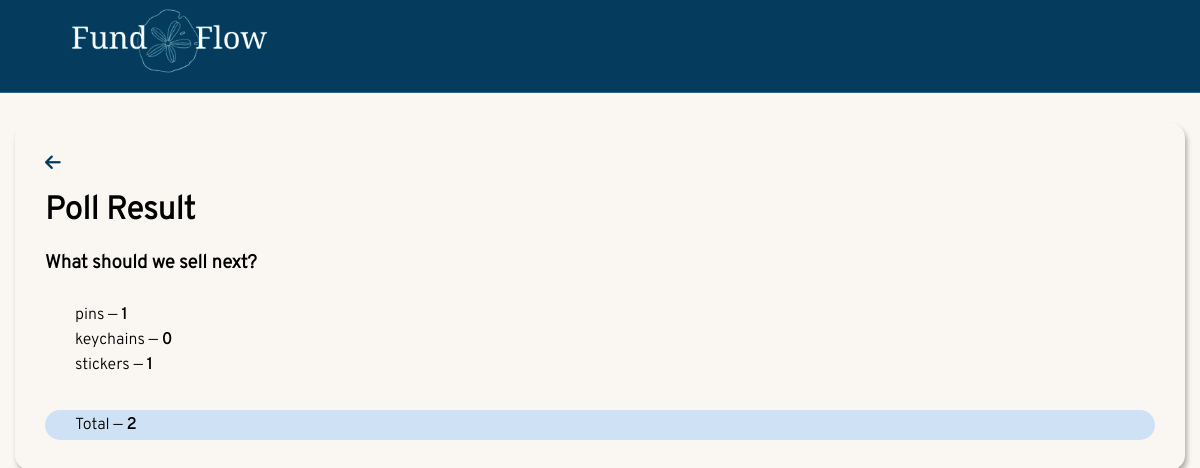
Page /resultspoll/3 on the earlier database version.
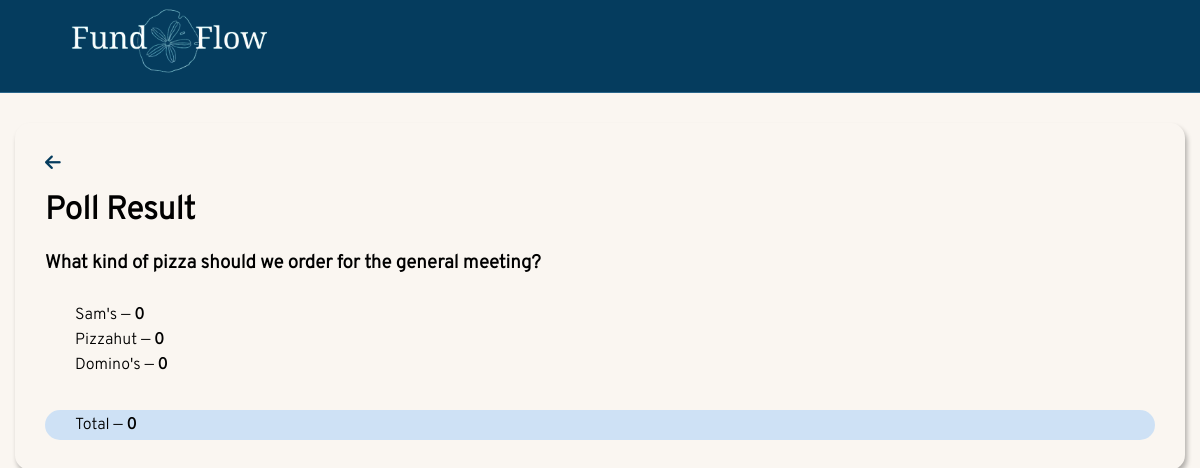
Same page on the later database version.
### FundFlow/models.py (models this page shows)
class Poll(models.Model):
    question = models.TextField()
    option_one = models.CharField(max_length=50)
    option_two = models.CharField(max_length=50)
    option_three = models.CharField(max_length=50)
    option_one_count = models.IntegerField(default=0)
    option_two_count = models.IntegerField(default=0)
    option_three_count = models.IntegerField(default=0)
    pub_date = models.DateTimeField()
    expiration_date = models.DateTimeField()
    organization = models.ForeignKey(
        'Organization',
        on_delete=models.CASCADE,
        related_name='polls',
        null=True  # Make it nullable for existing records
    )
    created_by = models.ForeignKey(
        User,
        on_delete=models.CASCADE,
        related_name='created_polls',
        null=True
    )
    def total(self):
        return self.option_one_count + self.option_two_count + self.option_three_count

### FundFlow/views.py (the view)
# urls.py: path('resultspoll/<poll_id>', views.resultsPoll_view, name='resultsPoll'),
def resultsPoll_view(request, poll_id):
    poll = Poll.objects.get(pk=poll_id)
    context = {
        'poll' : poll
    }
    template = loader.get_template('voting/resultsPoll.html')
    return HttpResponse(template.render(context, request))

### FundFlow/templates/voting/resultsPoll.html (shortened to what this page needs)
{% extends 'base.html' %}
{% block content %}
<div class="voting-row">
    <div class="col-lg-8 col-lg-offset-2">
        <div class="panel results-panel-default">
            <a href="{% url 'voting' %}"><i class="fa-solid fa-arrow-left vote-go-back" ></i></a>
            <div class="panel-heading">
                <h3 class="panel-title">Poll Result</h3>
            </div>
            <div class="panel-body">
                <h3>{{ poll.question }}</h3>
            </div>
            <ul class="results-list-group">
                <li class="results-list-group-item">{{ poll.option_one }} &mdash; <strong>{{ poll.option_one_count }}</strong></li>
                <li class="results-list-group-item">{{ poll.option_two }} &mdash; <strong>{{ poll.option_two_count }}</strong></li>
                <li class="results-list-group-item">{{ poll.option_three }} &mdash; <strong>{{ poll.option_three_count }}</strong></li>
            </ul>
            <div class="panel-footer">
                Total &mdash; <strong>{{ poll.total }}</strong>
            </div>
        </div>
    </div>
</div>
{% endblock %}

Differences in the rows shown:
changed Poll: question "What should we sell next?" → "What kind of pizza should we order for the general meeting?"; option_one "pins" → "Sam's"; option_one_count "1" → "0"; option_two "keychains" → "Pizzahut"; option_three "stickers" → "Domino's"; option_three_count "1" → "0"; total "2" → "0"
